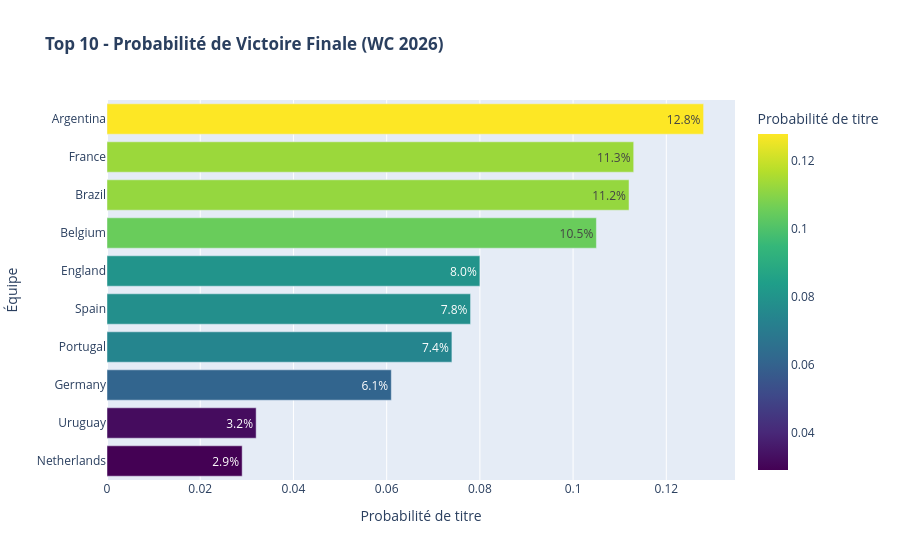

Notebook code for this chart:
### Code cell
fig_win = px.bar(
    df_top.head(10),
    x="win_prob",
    y="team",
    orientation='h',
    title="<b>Top 10 - Probabilité de Victoire Finale (WC 2026)</b>",
    labels={"win_prob": "Probabilité de titre", "team": "Équipe"},
    color="win_prob",
    color_continuous_scale="Viridis",
    text_auto='.1%'
)
fig_win.update_layout(yaxis={'categoryorder':'total ascending'}, showlegend=False)
fig_win.show()

### Figure 1 — Plotly figure (JSON) as saved in the notebook; plotly's stock layout.template omitted (floating-point values rounded to 4 significant figures)
{"data": [{"hovertemplate": "Probabilité de titre=%{marker.color}<br>Équipe=%{y}<extra></extra>", "legendgroup": "", "marker": {"color": [0.128, 0.113, 0.112, 0.105, 0.08, 0.078, 0.074, 0.061, 0.032, 0.029], "coloraxis": "coloraxis", "pattern": {"shape": ""}}, "name": "", "orientation": "h", "showlegend": false, "textposition": "auto", "texttemplate": "%{x:.1%}", "type": "bar", "x": [0.128, 0.113, 0.112, 0.105, 0.08, 0.078, 0.074, 0.061, 0.032, 0.029], "xaxis": "x", "y": ["Argentina", "France", "Brazil", "Belgium", "England", "Spain", "Portugal", "Germany", "Uruguay", "Netherlands"], "yaxis": "y"}], "layout": {"barmode": "relative", "coloraxis": {"colorbar": {"title": {"text": "Probabilité de titre"}}, "colorscale": [[0, "#440154"], [0.1111, "#482878"], [0.2222, "#3e4989"], [0.3333, "#31688e"], [0.4444, "#26828e"], [0.5556, "#1f9e89"], [0.6667, "#35b779"], [0.7778, "#6ece58"], [0.8889, "#b5de2b"], [1, "#fde725"]]}, "legend": {"tracegroupgap": 0}, "showlegend": false, "title": {"text": "<b>Top 10 - Probabilité de Victoire Finale (WC 2026)</b>"}, "xaxis": {"anchor": "y", "domain": [0, 1], "title": {"text": "Probabilité de titre"}}, "yaxis": {"anchor": "x", "categoryorder": "total ascending", "domain": [0, 1], "title": {"text": "Équipe"}}}}
